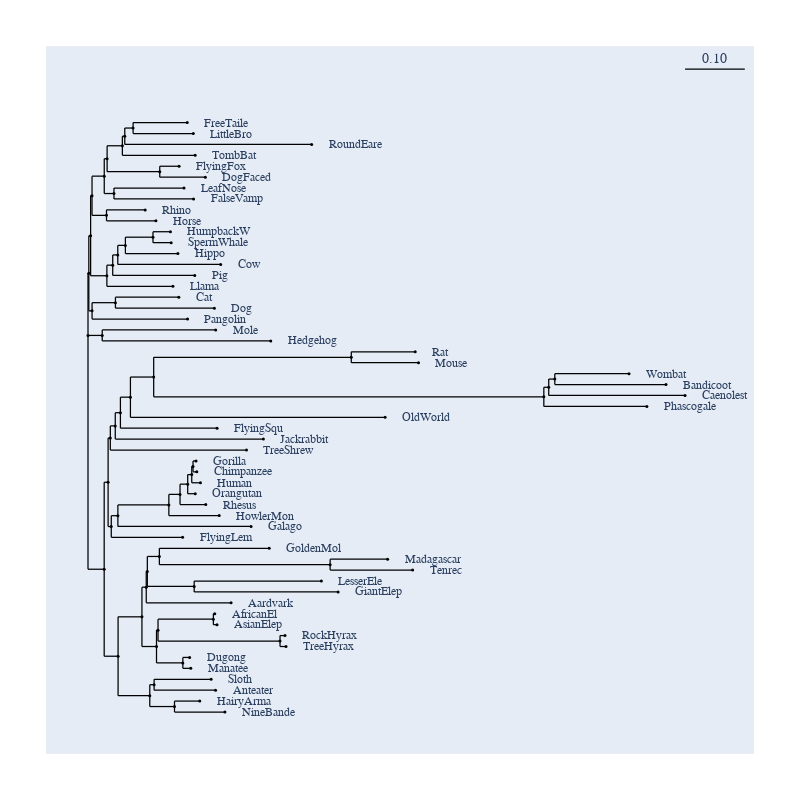

Notebook source saved alongside this figure:
### Markdown cell above
## Use brca1 data to construct the tree by ```frac_diff``` estimates

### Code cell
#after correcting to Kimura protein distance, construct fraction difference tree
tree_frac_diff = nj_Kimura_corr_frac(aa_pairwise_distance)

fig_frac_diff = tree_frac_diff.get_figure(width=800, height=800)
fig_frac_diff.scale_bar = "top right"
fig_frac_diff.show()

### Figure 1 — Plotly figure (JSON) as saved in the notebook; plotly's stock layout.template omitted (floating-point values rounded to 4 significant figures; data arrays with more than 128 entries replaced by an {"elided": "..."} marker saying what was removed)
{"data": [{"line": {"color": "black", "shape": "spline", "smoothing": 1.3, "width": 1.25}, "mode": "lines", "showlegend": false, "type": "scatter", "x": {"elided": "644 float values"}, "y": {"elided": "644 float values"}}, {"hoverinfo": "text", "marker": {"color": "black", "size": 3, "symbol": "circle"}, "mode": "markers", "showlegend": false, "text": ["root", "edge.50", "edge.49", "edge.43", "edge.41", "edge.40", "edge.39", "edge.38", "edge.37", "FreeTaile", "LittleBro", "RoundEare", "TombBat", "edge.36", "FlyingFox", "DogFaced", "edge.35", "LeafNose", "FalseVamp", "edge.42", "Rhino", "Horse", "edge.48", "edge.47", "edge.46", "edge.45", "edge.44", "HumpbackW", "SpermWhale", "Hippo", "Cow", "Pig", "Llama", "edge.34", "edge.33", "Cat", "Dog", "Pangolin", "edge.51", "Mole", "Hedgehog", "edge.32", "edge.31", "edge.23", "edge.22", "edge.21", "edge.20", "edge.19", "edge.18", "Rat", "Mouse", "edge.17", "edge.16", "edge.15", "Wombat", "Bandicoot", "Caenolest", "Phascogale", "OldWorld", "FlyingSqu", "Jackrabbit", "TreeShrew", "edge.30", "edge.29", "edge.28", "edge.27", "edge.26", "edge.25", "edge.24", "Gorilla", "Chimpanzee", "Human", "Orangutan", "Rhesus", "HowlerMon", "Galago", "FlyingLem", "edge.14", "edge.10", "edge.9", "edge.8", "edge.7", "GoldenMol", "edge.6", "Madagascar", "Tenrec", "edge.5", "LesserEle", "GiantElep", "Aardvark", "edge.4", "edge.3", "edge.2", "AfricanEl", "AsianElep", "edge.1", "RockHyrax", "TreeHyrax", "edge.0", "Dugong", "Manatee", "edge.13", "edge.11", "Sloth", "Anteater", "edge.12", "HairyArma", "NineBande"], "type": "scatter", "x": [0, 0.00141, 0.004527, 0.006939, 0.02807, 0.03303, 0.05938, 0.06352, 0.07788, 0.1714, 0.1819, 0.3864, 0.1851, 0.1239, 0.1573, 0.2027, 0.04484, 0.1659, 0.1824, 0.03195, 0.09873, 0.1173, 0.0326, 0.04272, 0.05145, 0.06461, 0.1123, 0.1424, 0.1437, 0.1553, 0.2292, 0.1845, 0.1467, 0.007005, 0.04738, 0.1569, 0.2183, 0.172, 0.02457, 0.2206, 0.3157, 0.02796, 0.03475, 0.03855, 0.04709, 0.05599, 0.07329, 0.1135, 0.4548, 0.5653, 0.5709, 0.7874, 0.7959, 0.8064, 0.9345, 0.9984, 1.031, 0.9654, 0.5132, 0.223, 0.303, 0.2738, 0.04019, 0.05161, 0.1397, 0.159, 0.1722, 0.1792, 0.1814, 0.1866, 0.188, 0.1943, 0.1853, 0.2035, 0.2266, 0.2817, 0.1634, 0.05197, 0.09317, 0.1006, 0.1025, 0.1233, 0.313, 0.4183, 0.5176, 0.5608, 0.1834, 0.4031, 0.4321, 0.2471, 0.1184, 0.121, 0.2166, 0.219, 0.2229, 0.3317, 0.3403, 0.342, 0.1638, 0.1755, 0.1775, 0.1067, 0.1142, 0.2127, 0.2204, 0.1494, 0.1931, 0.2366], "y": [9.75, 17.15, 21.62, 26.39, 28.72, 30.79, 32.34, 33.48, 34.45, 35.1, 33.8, 32.5, 31.2, 29.25, 29.9, 28.6, 26.65, 27.3, 26, 24.05, 24.7, 23.4, 16.86, 18.12, 19.34, 20.48, 21.45, 22.1, 20.8, 19.5, 18.2, 16.9, 15.6, 12.68, 13.65, 14.3, 13, 11.7, 9.75, 10.4, 9.1, -18.1, -7.737, -2.463, -1.026, 0.5484, 2.397, 4.794, 7.15, 7.8, 6.5, 2.438, 3.575, 4.55, 5.2, 3.9, 2.6, 1.3, 0, -1.3, -2.6, -3.9, -13.01, -11.72, -10.44, -9.181, -7.963, -6.825, -5.85, -5.2, -6.5, -7.8, -9.1, -10.4, -11.7, -13, -14.3, -28.46, -23.77, -20.23, -18.36, -16.58, -15.6, -17.55, -16.9, -18.2, -20.15, -19.5, -20.8, -22.1, -27.3, -25.35, -24.05, -23.4, -24.7, -26.65, -26, -27.3, -29.25, -28.6, -29.9, -33.15, -31.85, -31.2, -32.5, -34.45, -33.8, -35.1]}], "layout": {"annotations": [{"font": {"family": "Inconsolata, monospace", "size": 12}, "showarrow": false, "text": "FreeTaile", "textangle": 0, "x": 0.1972, "xanchor": "left", "xref": "x", "y": 35.1, "yref": "y"}, {"font": {"family": "Inconsolata, monospace", "size": 12}, "showarrow": false, "text": "LittleBro", "textangle": 0, "x": 0.2077, "xanchor": "left", "xref": "x", "y": 33.8, "yref": "y"}, {"font": {"family": "Inconsolata, monospace", "size": 12}, "showarrow": false, "text": "RoundEare", "textangle": 0, "x": 0.4122, "xanchor": "left", "xref": "x", "y": 32.5, "yref": "y"}, {"font": {"family": "Inconsolata, monospace", "size": 12}, "showarrow": false, "text": "TombBat", "textangle": 0, "x": 0.2109, "xanchor": "left", "xref": "x", "y": 31.2, "yref": "y"}, {"font": {"family": "Inconsolata, monospace", "size": 12}, "showarrow": false, "text": "FlyingFox", "textangle": 0, "x": 0.1831, "xanchor": "left", "xref": "x", "y": 29.9, "yref": "y"}, {"font": {"family": "Inconsolata, monospace", "size": 12}, "showarrow": false, "text": "DogFaced", "textangle": 0, "x": 0.2285, "xanchor": "left", "xref": "x", "y": 28.6, "yref": "y"}, {"font": {"family": "Inconsolata, monospace", "size": 12}, "showarrow": false, "text": "LeafNose", "textangle": 0, "x": 0.1917, "xanchor": "left", "xref": "x", "y": 27.3, "yref": "y"}, {"font": {"family": "Inconsolata, monospace", "size": 12}, "showarrow": false, "text": "FalseVamp", "textangle": 0, "x": 0.2082, "xanchor": "left", "xref": "x", "y": 26, "yref": "y"}, {"font": {"family": "Inconsolata, monospace", "size": 12}, "showarrow": false, "text": "Rhino", "textangle": 0, "x": 0.1245, "xanchor": "left", "xref": "x", "y": 24.7, "yref": "y"}, {"font": {"family": "Inconsolata, monospace", "size": 12}, "showarrow": false, "text": "Horse", "textangle": 0, "x": 0.1431, "xanchor": "left", "xref": "x", "y": 23.4, "yref": "y"}, {"font": {"family": "Inconsolata, monospace", "size": 12}, "showarrow": false, "text": "HumpbackW", "textangle": 0, "x": 0.1682, "xanchor": "left", "xref": "x", "y": 22.1, "yref": "y"}, {"font": {"family": "Inconsolata, monospace", "size": 12}, "showarrow": false, "text": "SpermWhale", "textangle": 0, "x": 0.1695, "xanchor": "left", "xref": "x", "y": 20.8, "yref": "y"}, {"font": {"family": "Inconsolata, monospace", "size": 12}, "showarrow": false, "text": "Hippo", "textangle": 0, "x": 0.1811, "xanchor": "left", "xref": "x", "y": 19.5, "yref": "y"}, {"font": {"family": "Inconsolata, monospace", "size": 12}, "showarrow": false, "text": "Cow", "textangle": 0, "x": 0.255, "xanchor": "left", "xref": "x", "y": 18.2, "yref": "y"}, {"font": {"family": "Inconsolata, monospace", "size": 12}, "showarrow": false, "text": "Pig", "textangle": 0, "x": 0.2102, "xanchor": "left", "xref": "x", "y": 16.9, "yref": "y"}, {"font": {"family": "Inconsolata, monospace", "size": 12}, "showarrow": false, "text": "Llama", "textangle": 0, "x": 0.1725, "xanchor": "left", "xref": "x", "y": 15.6, "yref": "y"}, {"font": {"family": "Inconsolata, monospace", "size": 12}, "showarrow": false, "text": "Cat", "textangle": 0, "x": 0.1827, "xanchor": "left", "xref": "x", "y": 14.3, "yref": "y"}, {"font": {"family": "Inconsolata, monospace", "size": 12}, "showarrow": false, "text": "Dog", "textangle": 0, "x": 0.2441, "xanchor": "left", "xref": "x", "y": 13, "yref": "y"}, {"font": {"family": "Inconsolata, monospace", "size": 12}, "showarrow": false, "text": "Pangolin", "textangle": 0, "x": 0.1978, "xanchor": "left", "xref": "x", "y": 11.7, "yref": "y"}, {"font": {"family": "Inconsolata, monospace", "size": 12}, "showarrow": false, "text": "Mole", "textangle": 0, "x": 0.2463, "xanchor": "left", "xref": "x", "y": 10.4, "yref": "y"}, {"font": {"family": "Inconsolata, monospace", "size": 12}, "showarrow": false, "text": "Hedgehog", "textangle": 0, "x": 0.3415, "xanchor": "left", "xref": "x", "y": 9.1, "yref": "y"}, {"font": {"family": "Inconsolata, monospace", "size": 12}, "showarrow": false, "text": "Rat", "textangle": 0, "x": 0.5911, "xanchor": "left", "xref": "x", "y": 7.8, "yref": "y"}, {"font": {"family": "Inconsolata, monospace", "size": 12}, "showarrow": false, "text": "Mouse", "textangle": 0, "x": 0.5967, "xanchor": "left", "xref": "x", "y": 6.5, "yref": "y"}, {"font": {"family": "Inconsolata, monospace", "size": 12}, "showarrow": false, "text": "Wombat", "textangle": 0, "x": 0.9603, "xanchor": "left", "xref": "x", "y": 5.2, "yref": "y"}, {"font": {"family": "Inconsolata, monospace", "size": 12}, "showarrow": false, "text": "Bandicoot", "textangle": 0, "x": 1.024, "xanchor": "left", "xref": "x", "y": 3.9, "yref": "y"}, {"font": {"family": "Inconsolata, monospace", "size": 12}, "showarrow": false, "text": "Caenolest", "textangle": 0, "x": 1.057, "xanchor": "left", "xref": "x", "y": 2.6, "yref": "y"}, {"font": {"family": "Inconsolata, monospace", "size": 12}, "showarrow": false, "text": "Phascogale", "textangle": 0, "x": 0.9912, "xanchor": "left", "xref": "x", "y": 1.3, "yref": "y"}, {"font": {"family": "Inconsolata, monospace", "size": 12}, "showarrow": false, "text": "OldWorld", "textangle": 0, "x": 0.539, "xanchor": "left", "xref": "x", "y": 0, "yref": "y"}, {"font": {"family": "Inconsolata, monospace", "size": 12}, "showarrow": false, "text": "FlyingSqu", "textangle": 0, "x": 0.2488, "xanchor": "left", "xref": "x", "y": -1.3, "yref": "y"}, {"font": {"family": "Inconsolata, monospace", "size": 12}, "showarrow": false, "text": "Jackrabbit", "textangle": 0, "x": 0.3288, "xanchor": "left", "xref": "x", "y": -2.6, "yref": "y"}, {"font": {"family": "Inconsolata, monospace", "size": 12}, "showarrow": false, "text": "TreeShrew", "textangle": 0, "x": 0.2996, "xanchor": "left", "xref": "x", "y": -3.9, "yref": "y"}, {"font": {"family": "Inconsolata, monospace", "size": 12}, "showarrow": false, "text": "Gorilla", "textangle": 0, "x": 0.2124, "xanchor": "left", "xref": "x", "y": -5.2, "yref": "y"}, {"font": {"family": "Inconsolata, monospace", "size": 12}, "showarrow": false, "text": "Chimpanzee", "textangle": 0, "x": 0.2137, "xanchor": "left", "xref": "x", "y": -6.5, "yref": "y"}, {"font": {"family": "Inconsolata, monospace", "size": 12}, "showarrow": false, "text": "Human", "textangle": 0, "x": 0.2201, "xanchor": "left", "xref": "x", "y": -7.8, "yref": "y"}, {"font": {"family": "Inconsolata, monospace", "size": 12}, "showarrow": false, "text": "Orangutan", "textangle": 0, "x": 0.2111, "xanchor": "left", "xref": "x", "y": -9.1, "yref": "y"}, {"font": {"family": "Inconsolata, monospace", "size": 12}, "showarrow": false, "text": "Rhesus", "textangle": 0, "x": 0.2292, "xanchor": "left", "xref": "x", "y": -10.4, "yref": "y"}, {"font": {"family": "Inconsolata, monospace", "size": 12}, "showarrow": false, "text": "HowlerMon", "textangle": 0, "x": 0.2524, "xanchor": "left", "xref": "x", "y": -11.7, "yref": "y"}, {"font": {"family": "Inconsolata, monospace", "size": 12}, "showarrow": false, "text": "Galago", "textangle": 0, "x": 0.3075, "xanchor": "left", "xref": "x", "y": -13, "yref": "y"}, {"font": {"family": "Inconsolata, monospace", "size": 12}, "showarrow": false, "text": "FlyingLem", "textangle": 0, "x": 0.1892, "xanchor": "left", "xref": "x", "y": -14.3, "yref": "y"}, {"font": {"family": "Inconsolata, monospace", "size": 12}, "showarrow": false, "text": "GoldenMol", "textangle": 0, "x": 0.3388, "xanchor": "left", "xref": "x", "y": -15.6, "yref": "y"}, {"font": {"family": "Inconsolata, monospace", "size": 12}, "showarrow": false, "text": "Madagascar", "textangle": 0, "x": 0.5434, "xanchor": "left", "xref": "x", "y": -16.9, "yref": "y"}, {"font": {"family": "Inconsolata, monospace", "size": 12}, "showarrow": false, "text": "Tenrec", "textangle": 0, "x": 0.5866, "xanchor": "left", "xref": "x", "y": -18.2, "yref": "y"}, {"font": {"family": "Inconsolata, monospace", "size": 12}, "showarrow": false, "text": "LesserEle", "textangle": 0, "x": 0.4289, "xanchor": "left", "xref": "x", "y": -19.5, "yref": "y"}, {"font": {"family": "Inconsolata, monospace", "size": 12}, "showarrow": false, "text": "GiantElep", "textangle": 0, "x": 0.4579, "xanchor": "left", "xref": "x", "y": -20.8, "yref": "y"}, {"font": {"family": "Inconsolata, monospace", "size": 12}, "showarrow": false, "text": "Aardvark", "textangle": 0, "x": 0.2729, "xanchor": "left", "xref": "x", "y": -22.1, "yref": "y"}, {"font": {"family": "Inconsolata, monospace", "size": 12}, "showarrow": false, "text": "AfricanEl", "textangle": 0, "x": 0.2448, "xanchor": "left", "xref": "x", "y": -23.4, "yref": "y"}, {"font": {"family": "Inconsolata, monospace", "size": 12}, "showarrow": false, "text": "AsianElep", "textangle": 0, "x": 0.2486, "xanchor": "left", "xref": "x", "y": -24.7, "yref": "y"}, {"font": {"family": "Inconsolata, monospace", "size": 12}, "showarrow": false, "text": "RockHyrax", "textangle": 0, "x": 0.3661, "xanchor": "left", "xref": "x", "y": -26, "yref": "y"}, {"font": {"family": "Inconsolata, monospace", "size": 12}, "showarrow": false, "text": "TreeHyrax", "textangle": 0, "x": 0.3678, "xanchor": "left", "xref": "x", "y": -27.3, "yref": "y"}, {"font": {"family": "Inconsolata, monospace", "size": 12}, "showarrow": false, "text": "Dugong", "textangle": 0, "x": 0.2013, "xanchor": "left", "xref": "x", "y": -28.6, "yref": "y"}, {"font": {"family": "Inconsolata, monospace", "size": 12}, "showarrow": false, "text": "Manatee", "textangle": 0, "x": 0.2033, "xanchor": "left", "xref": "x", "y": -29.9, "yref": "y"}, {"font": {"family": "Inconsolata, monospace", "size": 12}, "showarrow": false, "text": "Sloth", "textangle": 0, "x": 0.2385, "xanchor": "left", "xref": "x", "y": -31.2, "yref": "y"}, {"font": {"family": "Inconsolata, monospace", "size": 12}, "showarrow": false, "text": "Anteater", "textangle": 0, "x": 0.2462, "xanchor": "left", "xref": "x", "y": -32.5, "yref": "y"}, {"font": {"family": "Inconsolata, monospace", "size": 12}, "showarrow": false, "text": "HairyArma", "textangle": 0, "x": 0.2189, "xanchor": "left", "xref": "x", "y": -33.8, "yref": "y"}, {"font": {"family": "Inconsolata, monospace", "size": 12}, "showarrow": false, "text": "NineBande", "textangle": 0, "x": 0.2624, "xanchor": "left", "xref": "x", "y": -35.1, "yref": "y"}, {"ax": 0, "ay": 0, "showarrow": false, "text": "0.10", "x": 1.083, "xref": "x", "y": 41.48, "yref": "y", "yshift": 10}], "autosize": true, "font": {"family": "Balto", "size": 14}, "height": 800, "hovermode": "closest", "margin": {"b": 50, "l": 50, "pad": 4, "r": 50, "t": 50}, "shapes": [{"line": {"color": "black", "width": 1.25}, "name": "scale_bar", "type": "line", "x0": 1.031, "x1": 1.135, "y0": 41.48, "y1": 41.48}], "showlegend": false, "width": 800, "xaxis": {"visible": false}, "yaxis": {"visible": false}}}
